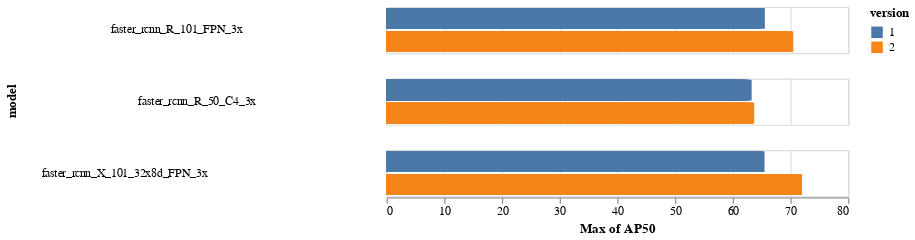

This figure's notebook cell:
### Code cell
import altair as alt

base = alt.Chart(df).mark_bar().encode(
    x=alt.X('max(AP50):Q'),
    y=alt.Y('version:N', axis=None),
    color='version:N',
    row=alt.Row('model:N', header=alt.Header(labelAngle=0)),
    tooltip=['version', 'max(AP50)', 'model', 'batch_sz', 'learning rate', 'iterations', 'split']
)

# # Configure text
# text = base.mark_text(baseline='middle').encode(
#     text='batch_sz:Q'
# )

# base + text
base

### Figure 1 — Vega-Lite specification as saved in the notebook (floating-point values rounded to 4 significant figures)
{"config": {"view": {"continuousWidth": 400, "continuousHeight": 300}}, "data": {"name": "data-5814ef0dfc6f31d59d54c3c8d8bec97f"}, "mark": "bar", "encoding": {"color": {"type": "nominal", "field": "version"}, "row": {"type": "nominal", "field": "model", "header": {"labelAngle": 0}}, "tooltip": [{"type": "quantitative", "field": "version"}, {"type": "quantitative", "aggregate": "max", "field": "AP50"}, {"type": "nominal", "field": "model"}, {"type": "nominal", "field": "batch_sz"}, {"type": "nominal", "field": "learning rate"}, {"type": "nominal", "field": "iterations"}, {"type": "nominal", "field": "split"}], "x": {"type": "quantitative", "aggregate": "max", "field": "AP50"}, "y": {"type": "nominal", "axis": null, "field": "version"}}, "$schema": "https://vega.github.io/schema/vega-lite/v4.0.2.json", "datasets": {"data-5814ef0dfc6f31d59d54c3c8d8bec97f": [{"AP50": 61.68, "batch_sz": "64", "iterations": "3000", "learning rate": "0.002", "model": "faster_rcnn_R_101_FPN_3x", "split": "65", "version": 1}, {"AP50": 59.44, "batch_sz": "128", "iterations": "3000", "learning rate": "0.002", "model": "faster_rcnn_R_101_FPN_3x", "split": "65", "version": 1}, {"AP50": 59.23, "batch_sz": "64", "iterations": "3000", "learning rate": "0.001", "model": "faster_rcnn_R_101_FPN_3x", "split": "65", "version": 1}, {"AP50": 60.79, "batch_sz": "128", "iterations": "3000", "learning rate": "0.001", "model": "faster_rcnn_R_101_FPN_3x", "split": "65", "version": 1}, {"AP50": 60.16, "batch_sz": "64", "iterations": "3000", "learning rate": "0.0005", "model": "faster_rcnn_R_101_FPN_3x", "split": "65", "version": 1}, {"AP50": 59.01, "batch_sz": "128", "iterations": "3000", "learning rate": "0.0005", "model": "faster_rcnn_R_101_FPN_3x", "split": "65", "version": 1}, {"AP50": 46.09, "batch_sz": "128", "iterations": "750", "learning rate": "0.002", "model": "faster_rcnn_R_101_FPN_3x", "split": "65", "version": 1}, {"AP50": 44.71, "batch_sz": "512", "iterations": "750", "learning rate": "0.002", "model": "faster_rcnn_R_101_FPN_3x", "split": "65", "version": 1}, {"AP50": 41.66, "batch_sz": "128", "iterations": "750", "learning rate": "0.001", "model": "faster_rcnn_R_101_FPN_3x", "split": "65", "version": 1}, {"AP50": 38.0, "batch_sz": "512", "iterations": "750", "learning rate": "0.001", "model": "faster_rcnn_R_101_FPN_3x", "split": "65", "version": 1}, {"AP50": 38.07, "batch_sz": "128", "iterations": "750", "learning rate": "0.0005", "model": "faster_rcnn_R_101_FPN_3x", "split": "65", "version": 1}, {"AP50": 26.88, "batch_sz": "512", "iterations": "750", "learning rate": "0.0005", "model": "faster_rcnn_R_101_FPN_3x", "split": "65", "version": 1}, {"AP50": 28.26, "batch_sz": "128", "iterations": "750", "learning rate": "0.00025", "model": "faster_rcnn_R_101_FPN_3x", "split": "65", "version": 1}, {"AP50": 15.48, "batch_sz": "512", "iterations": "750", "learning rate": "0.00025", "model": "faster_rcnn_R_101_FPN_3x", "split": "65", "version": 1}, {"AP50": 15.02, "batch_sz": "128", "iterations": "750", "learning rate": "0.0001", "model": "faster_rcnn_R_101_FPN_3x", "split": "65", "version": 1}, {"AP50": 6.704, "batch_sz": "512", "iterations": "750", "learning rate": "0.0001", "model": "faster_rcnn_R_101_FPN_3x", "split": "65", "version": 1}, {"AP50": 51.98, "batch_sz": "128", "iterations": "1250", "learning rate": "0.002", "model": "faster_rcnn_R_101_FPN_3x", "split": "65", "version": 1}, {"AP50": 51.95, "batch_sz": "512", "iterations": "1250", "learning rate": "0.002", "model": "faster_rcnn_R_101_FPN_3x", "split": "65", "version": 1}, {"AP50": 54.84, "batch_sz": "128", "iterations": "1250", "learning rate": "0.001", "model": "faster_rcnn_R_101_FPN_3x", "split": "65", "version": 1}, {"AP50": 52.62, "batch_sz": "512", "iterations": "1250", "learning rate": "0.001", "model": "faster_rcnn_R_101_FPN_3x", "split": "65", "version": 1}, {"AP50": 49.41, "batch_sz": "128", "iterations": "1250", "learning rate": "0.0005", "model": "faster_rcnn_R_101_FPN_3x", "split": "65", "version": 1}, {"AP50": 43.91, "batch_sz": "512", "iterations": "1250", "learning rate": "0.0005", "model": "faster_rcnn_R_101_FPN_3x", "split": "65", "version": 1}, {"AP50": 46.88, "batch_sz": "128", "iterations": "1250", "learning rate": "0.00025", "model": "faster_rcnn_R_101_FPN_3x", "split": "65", "version": 1}, {"AP50": 35.5, "batch_sz": "512", "iterations": "1250", "learning rate": "0.00025", "model": "faster_rcnn_R_101_FPN_3x", "split": "65", "version": 1}, {"AP50": 36.39, "batch_sz": "128", "iterations": "1250", "learning rate": "0.0001", "model": "faster_rcnn_R_101_FPN_3x", "split": "65", "version": 1}, {"AP50": 16.09, "batch_sz": "512", "iterations": "1250", "learning rate": "0.0001", "model": "faster_rcnn_R_101_FPN_3x", "split": "65", "version": 1}, {"AP50": 62.23, "batch_sz": "64", "iterations": "8000", "learning rate": "0.002", "model": "faster_rcnn_R_101_FPN_3x", "split": "65", "version": 1}, {"AP50": 64.31, "batch_sz": "128", "iterations": "8000", "learning rate": "0.002", "model": "faster_rcnn_R_101_FPN_3x", "split": "65", "version": 1}, {"AP50": 64.63, "batch_sz": "64", "iterations": "8000", "learning rate": "0.001", "model": "faster_rcnn_R_101_FPN_3x", "split": "65", "version": 1}, {"AP50": 64.4, "batch_sz": "128", "iterations": "8000", "learning rate": "0.001", "model": "faster_rcnn_R_101_FPN_3x", "split": "65", "version": 1}, {"AP50": 64.54, "batch_sz": "64", "iterations": "8000", "learning rate": "0.0005", "model": "faster_rcnn_R_101_FPN_3x", "split": "65", "version": 1}, {"AP50": 64.26, "batch_sz": "128", "iterations": "8000", "learning rate": "0.0005", "model": "faster_rcnn_R_101_FPN_3x", "split": "65", "version": 1}, {"AP50": 60.1, "batch_sz": "64", "iterations": "5000", "learning rate": "0.002", "model": "faster_rcnn_R_50_C4_3x", "split": "65", "version": 1}, {"AP50": 61.69, "batch_sz": "128", "iterations": "5000", "learning rate": "0.002", "model": "faster_rcnn_R_50_C4_3x", "split": "65", "version": 1}, {"AP50": 62.13, "batch_sz": "64", "iterations": "5000", "learning rate": "0.001", "model": "faster_rcnn_R_50_C4_3x", "split": "65", "version": 1}, {"AP50": 62.69, "batch_sz": "128", "iterations": "5000", "learning rate": "0.001", "model": "faster_rcnn_R_50_C4_3x", "split": "65", "version": 1}, {"AP50": 61.2, "batch_sz": "64", "iterations": "5000", "learning rate": "0.0005", "model": "faster_rcnn_R_50_C4_3x", "split": "65", "version": 1}, {"AP50": 61.5, "batch_sz": "128", "iterations": "5000", "learning rate": "0.0005", "model": "faster_rcnn_R_50_C4_3x", "split": "65", "version": 1}, {"AP50": 61.67, "batch_sz": "64", "iterations": "4001", "learning rate": "0.002", "model": "faster_rcnn_R_50_C4_3x", "split": "65", "version": 1}, {"AP50": 62.15, "batch_sz": "128", "iterations": "4001", "learning rate": "0.002", "model": "faster_rcnn_R_50_C4_3x", "split": "65", "version": 1}, {"AP50": 61.29, "batch_sz": "64", "iterations": "4001", "learning rate": "0.001", "model": "faster_rcnn_R_50_C4_3x", "split": "65", "version": 1}, {"AP50": 62.7, "batch_sz": "128", "iterations": "4001", "learning rate": "0.001", "model": "faster_rcnn_R_50_C4_3x", "split": "65", "version": 1}, {"AP50": 62.77, "batch_sz": "64", "iterations": "4001", "learning rate": "0.0005", "model": "faster_rcnn_R_50_C4_3x", "split": "65", "version": 1}, {"AP50": 61.76, "batch_sz": "128", "iterations": "4001", "learning rate": "0.0005", "model": "faster_rcnn_R_50_C4_3x", "split": "65", "version": 1}, {"AP50": 64.14, "batch_sz": "64", "iterations": "7500", "learning rate": "0.002", "model": "faster_rcnn_X_101_32x8d_FPN_3x", "split": "65", "version": 1}, {"AP50": 65.09, "batch_sz": "128", "iterations": "7500", "learning rate": "0.002", "model": "faster_rcnn_X_101_32x8d_FPN_3x", "split": "65", "version": 1}, {"AP50": 64.97, "batch_sz": "64", "iterations": "7500", "learning rate": "0.001", "model": "faster_rcnn_X_101_32x8d_FPN_3x", "split": "65", "version": 1}, {"AP50": 61.66, "batch_sz": "128", "iterations": "7500", "learning rate": "0.001", "model": "faster_rcnn_X_101_32x8d_FPN_3x", "split": "65", "version": 1}, {"AP50": 65.5, "batch_sz": "64", "iterations": "7500", "learning rate": "0.0005", "model": "faster_rcnn_X_101_32x8d_FPN_3x", "split": "65", "version": 1}, {"AP50": 64.17, "batch_sz": "128", "iterations": "7500", "learning rate": "0.0005", "model": "faster_rcnn_X_101_32x8d_FPN_3x", "split": "65", "version": 1}, {"AP50": 58.55, "batch_sz": "64", "iterations": "3000", "learning rate": "0.002", "model": "faster_rcnn_R_101_FPN_3x", "split": "75", "version": 1}, {"AP50": 60.11, "batch_sz": "128", "iterations": "3000", "learning rate": "0.002", "model": "faster_rcnn_R_101_FPN_3x", "split": "75", "version": 1}, {"AP50": 61.91, "batch_sz": "64", "iterations": "3000", "learning rate": "0.001", "model": "faster_rcnn_R_101_FPN_3x", "split": "75", "version": 1}, {"AP50": 59.39, "batch_sz": "128", "iterations": "3000", "learning rate": "0.001", "model": "faster_rcnn_R_101_FPN_3x", "split": "75", "version": 1}, {"AP50": 61.74, "batch_sz": "64", "iterations": "3000", "learning rate": "0.0005", "model": "faster_rcnn_R_101_FPN_3x", "split": "75", "version": 1}, {"AP50": 61.0, "batch_sz": "128", "iterations": "3000", "learning rate": "0.0005", "model": "faster_rcnn_R_101_FPN_3x", "split": "75", "version": 1}, {"AP50": 62.5, "batch_sz": "64", "iterations": "8000", "learning rate": "0.002", "model": "faster_rcnn_R_101_FPN_3x", "split": "75", "version": 1}, {"AP50": 63.57, "batch_sz": "128", "iterations": "8000", "learning rate": "0.002", "model": "faster_rcnn_R_101_FPN_3x", "split": "75", "version": 1}, {"AP50": 64.02, "batch_sz": "64", "iterations": "8000", "learning rate": "0.001", "model": "faster_rcnn_R_101_FPN_3x", "split": "75", "version": 1}, {"AP50": 63.0, "batch_sz": "128", "iterations": "8000", "learning rate": "0.001", "model": "faster_rcnn_R_101_FPN_3x", "split": "75", "version": 1}, {"AP50": 62.48, "batch_sz": "64", "iterations": "8000", "learning rate": "0.0005", "model": "faster_rcnn_R_101_FPN_3x", "split": "75", "version": 1}, {"AP50": 62.94, "batch_sz": "128", "iterations": "8000", "learning rate": "0.0005", "model": "faster_rcnn_R_101_FPN_3x", "split": "75", "version": 1}, {"AP50": 58.08, "batch_sz": "64", "iterations": "4001", "learning rate": "0.002", "model": "faster_rcnn_R_50_C4_3x", "split": "75", "version": 1}, {"AP50": 58.43, "batch_sz": "128", "iterations": "4001", "learning rate": "0.002", "model": "faster_rcnn_R_50_C4_3x", "split": "75", "version": 1}, {"AP50": 57.34, "batch_sz": "64", "iterations": "4001", "learning rate": "0.001", "model": "faster_rcnn_R_50_C4_3x", "split": "75", "version": 1}, {"AP50": 60.46, "batch_sz": "128", "iterations": "4001", "learning rate": "0.001", "model": "faster_rcnn_R_50_C4_3x", "split": "75", "version": 1}, {"AP50": 58.96, "batch_sz": "64", "iterations": "4001", "learning rate": "0.0005", "model": "faster_rcnn_R_50_C4_3x", "split": "75", "version": 1}, {"AP50": 55.18, "batch_sz": "128", "iterations": "4001", "learning rate": "0.0005", "model": "faster_rcnn_R_50_C4_3x", "split": "75", "version": 1}, {"AP50": 56.35, "batch_sz": "64", "iterations": "3000", "learning rate": "0.002", "model": "faster_rcnn_R_101_FPN_3x", "split": "85", "version": 1}, {"AP50": 60.75, "batch_sz": "128", "iterations": "3000", "learning rate": "0.002", "model": "faster_rcnn_R_101_FPN_3x", "split": "85", "version": 1}, {"AP50": 56.13, "batch_sz": "64", "iterations": "3000", "learning rate": "0.001", "model": "faster_rcnn_R_101_FPN_3x", "split": "85", "version": 1}, {"AP50": 65.56, "batch_sz": "128", "iterations": "3000", "learning rate": "0.001", "model": "faster_rcnn_R_101_FPN_3x", "split": "85", "version": 1}, {"AP50": 64.84, "batch_sz": "64", "iterations": "3000", "learning rate": "0.0005", "model": "faster_rcnn_R_101_FPN_3x", "split": "85", "version": 1}, {"AP50": 64.45, "batch_sz": "128", "iterations": "3000", "learning rate": "0.0005", "model": "faster_rcnn_R_101_FPN_3x", "split": "85", "version": 1}, {"AP50": 62.68, "batch_sz": "64", "iterations": "4001", "learning rate": "0.002", "model": "faster_rcnn_R_50_C4_3x", "split": "85", "version": 1}, {"AP50": 61.88, "batch_sz": "128", "iterations": "4001", "learning rate": "0.002", "model": "faster_rcnn_R_50_C4_3x", "split": "85", "version": 1}, {"AP50": 60.6, "batch_sz": "64", "iterations": "4001", "learning rate": "0.001", "model": "faster_rcnn_R_50_C4_3x", "split": "85", "version": 1}, {"AP50": 63.27, "batch_sz": "128", "iterations": "4001", "learning rate": "0.001", "model": "faster_rcnn_R_50_C4_3x", "split": "85", "version": 1}, {"AP50": 61.59, "batch_sz": "64", "iterations": "4001", "learning rate": "0.0005", "model": "faster_rcnn_R_50_C4_3x", "split": "85", "version": 1}, {"AP50": 60.0, "batch_sz": "128", "iterations": "4001", "learning rate": "0.0005", "model": "faster_rcnn_R_50_C4_3x", "split": "85", "version": 1}, {"AP50": 66.49, "batch_sz": "64", "iterations": "4000", "learning rate": "0.002", "model": "faster_rcnn_R_101_FPN_3x", "split": "65", "version": 2}, {"AP50": 67.19, "batch_sz": "128", "iterations": "4000", "learning rate": "0.002", "model": "faster_rcnn_R_101_FPN_3x", "split": "65", "version": 2}, {"AP50": 67.67, "batch_sz": "64", "iterations": "4000", "learning rate": "0.001", "model": "faster_rcnn_R_101_FPN_3x", "split": "65", "version": 2}, {"AP50": 70.49, "batch_sz": "128", "iterations": "4000", "learning rate": "0.001", "model": "faster_rcnn_R_101_FPN_3x", "split": "65", "version": 2}, {"AP50": 66.04, "batch_sz": "64", "iterations": "4000", "learning rate": "0.0005", "model": "faster_rcnn_R_101_FPN_3x", "split": "65", "version": 2}, {"AP50": 67.35, "batch_sz": "128", "iterations": "4000", "learning rate": "0.0005", "model": "faster_rcnn_R_101_FPN_3x", "split": "65", "version": 2}, {"AP50": 55.97, "batch_sz": "64", "iterations": "4001", "learning rate": "0.002", "model": "faster_rcnn_R_50_C4_3x", "split": "65", "version": 2}, {"AP50": 63.33, "batch_sz": "128", "iterations": "4001", "learning rate": "0.002", "model": "faster_rcnn_R_50_C4_3x", "split": "65", "version": 2}, {"AP50": 62.42, "batch_sz": "64", "iterations": "4001", "learning rate": "0.001", "model": "faster_rcnn_R_50_C4_3x", "split": "65", "version": 2}, {"AP50": 61.35, "batch_sz": "128", "iterations": "4001", "learning rate": "0.001", "model": "faster_rcnn_R_50_C4_3x", "split": "65", "version": 2}, {"AP50": 63.18, "batch_sz": "64", "iterations": "4001", "learning rate": "0.0005", "model": "faster_rcnn_R_50_C4_3x", "split": "65", "version": 2}, {"AP50": 63.62, "batch_sz": "128", "iterations": "4001", "learning rate": "0.0005", "model": "faster_rcnn_R_50_C4_3x", "split": "65", "version": 2}, {"AP50": 67.79, "batch_sz": "64", "iterations": "4000", "learning rate": "0.002", "model": "faster_rcnn_X_101_32x8d_FPN_3x", "split": "65", "version": 2}, {"AP50": 70.89, "batch_sz": "128", "iterations": "4000", "learning rate": "0.002", "model": "faster_rcnn_X_101_32x8d_FPN_3x", "split": "65", "version": 2}, {"AP50": 71.91, "batch_sz": "64", "iterations": "4000", "learning rate": "0.001", "model": "faster_rcnn_X_101_32x8d_FPN_3x", "split": "65", "version": 2}, {"AP50": 71.35, "batch_sz": "128", "iterations": "4000", "learning rate": "0.001", "model": "faster_rcnn_X_101_32x8d_FPN_3x", "split": "65", "version": 2}, {"AP50": 72.01, "batch_sz": "64", "iterations": "4000", "learning rate": "0.0005", "model": "faster_rcnn_X_101_32x8d_FPN_3x", "split": "65", "version": 2}, {"AP50": 71.32, "batch_sz": "128", "iterations": "4000", "learning rate": "0.0005", "model": "faster_rcnn_X_101_32x8d_FPN_3x", "split": "65", "version": 2}, {"AP50": 67.31, "batch_sz": "64", "iterations": "4000", "learning rate": "0.002", "model": "faster_rcnn_R_101_FPN_3x", "split": "75", "version": 2}, {"AP50": 67.71, "batch_sz": "128", "iterations": "4000", "learning rate": "0.002", "model": "faster_rcnn_R_101_FPN_3x", "split": "75", "version": 2}, {"AP50": 70.25, "batch_sz": "64", "iterations": "4000", "learning rate": "0.001", "model": "faster_rcnn_R_101_FPN_3x", "split": "75", "version": 2}, {"AP50": 65.28, "batch_sz": "128", "iterations": "4000", "learning rate": "0.001", "model": "faster_rcnn_R_101_FPN_3x", "split": "75", "version": 2}, {"AP50": 63.97, "batch_sz": "64", "iterations": "4000", "learning rate": "0.0005", "model": "faster_rcnn_R_101_FPN_3x", "split": "75", "version": 2}, {"AP50": 67.82, "batch_sz": "128", "iterations": "4000", "learning rate": "0.0005", "model": "faster_rcnn_R_101_FPN_3x", "split": "75", "version": 2}, {"AP50": 62.75, "batch_sz": "64", "iterations": "4001", "learning rate": "0.002", "model": "faster_rcnn_R_50_C4_3x", "split": "75", "version": 2}, {"AP50": 63.57, "batch_sz": "128", "iterations": "4001", "learning rate": "0.002", "model": "faster_rcnn_R_50_C4_3x", "split": "75", "version": 2}, {"AP50": 61.72, "batch_sz": "64", "iterations": "4001", "learning rate": "0.001", "model": "faster_rcnn_R_50_C4_3x", "split": "75", "version": 2}, {"AP50": 60.83, "batch_sz": "128", "iterations": "4001", "learning rate": "0.001", "model": "faster_rcnn_R_50_C4_3x", "split": "75", "version": 2}, {"AP50": 60.93, "batch_sz": "64", "iterations": "4001", "learning rate": "0.0005", "model": "faster_rcnn_R_50_C4_3x", "split": "75", "version": 2}, {"AP50": 60.69, "batch_sz": "128", "iterations": "4001", "learning rate": "0.0005", "model": "faster_rcnn_R_50_C4_3x", "split": "75", "version": 2}, {"AP50": 66.14, "batch_sz": "64", "iterations": "4000", "learning rate": "0.002", "model": "faster_rcnn_X_101_32x8d_FPN_3x", "split": "75", "version": 2}, {"AP50": 71.67, "batch_sz": "128", "iterations": "4000", "learning rate": "0.002", "model": "faster_rcnn_X_101_32x8d_FPN_3x", "split": "75", "version": 2}, {"AP50": 65.91, "batch_sz": "64", "iterations": "4000", "learning rate": "0.002", "model": "faster_rcnn_R_101_FPN_3x", "split": "85", "version": 2}, {"AP50": 63.98, "batch_sz": "128", "iterations": "4000", "learning rate": "0.002", "model": "faster_rcnn_R_101_FPN_3x", "split": "85", "version": 2}, {"AP50": 69.51, "batch_sz": "64", "iterations": "4000", "learning rate": "0.001", "model": "faster_rcnn_R_101_FPN_3x", "split": "85", "version": 2}, {"AP50": 66.58, "batch_sz": "128", "iterations": "4000", "learning rate": "0.001", "model": "faster_rcnn_R_101_FPN_3x", "split": "85", "version": 2}, {"AP50": 62.8, "batch_sz": "64", "iterations": "4000", "learning rate": "0.0005", "model": "faster_rcnn_R_101_FPN_3x", "split": "85", "version": 2}, {"AP50": 66.65, "batch_sz": "128", "iterations": "4000", "learning rate": "0.0005", "model": "faster_rcnn_R_101_FPN_3x", "split": "85", "version": 2}, {"AP50": 59.99, "batch_sz": "64", "iterations": "4001", "learning rate": "0.002", "model": "faster_rcnn_R_50_C4_3x", "split": "85", "version": 2}, {"AP50": 60.5, "batch_sz": "128", "iterations": "4001", "learning rate": "0.002", "model": "faster_rcnn_R_50_C4_3x", "split": "85", "version": 2}, {"AP50": 62.96, "batch_sz": "64", "iterations": "4001", "learning rate": "0.001", "model": "faster_rcnn_R_50_C4_3x", "split": "85", "version": 2}, {"AP50": 63.72, "batch_sz": "128", "iterations": "4001", "learning rate": "0.001", "model": "faster_rcnn_R_50_C4_3x", "split": "85", "version": 2}, {"AP50": 59.33, "batch_sz": "64", "iterations": "4001", "learning rate": "0.0005", "model": "faster_rcnn_R_50_C4_3x", "split": "85", "version": 2}, {"AP50": 61.86, "batch_sz": "128", "iterations": "4001", "learning rate": "0.0005", "model": "faster_rcnn_R_50_C4_3x", "split": "85", "version": 2}]}}
